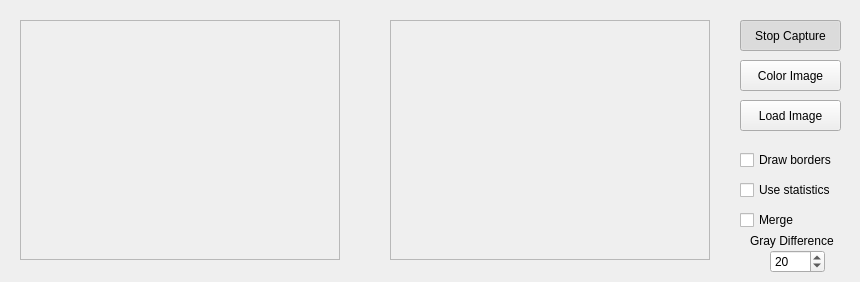
<?xml version="1.0" encoding="UTF-8"?>
<ui version="4.0">
 <class>MainWindow</class>
 <widget class="QWidget" name="MainWindow">
  <property name="geometry">
   <rect>
    <x>0</x>
    <y>0</y>
    <width>860</width>
    <height>282</height>
   </rect>
  </property>
  <property name="windowTitle">
   <string>Proyecto de Visión Artificial</string>
  </property>
  <widget class="QFrame" name="imageFrameS">
   <property name="geometry">
    <rect>
     <x>20</x>
     <y>20</y>
     <width>320</width>
     <height>240</height>
    </rect>
   </property>
   <property name="frameShape">
    <enum>QFrame::StyledPanel</enum>
   </property>
   <property name="frameShadow">
    <enum>QFrame::Raised</enum>
   </property>
  </widget>
  <widget class="QFrame" name="imageFrameD">
   <property name="geometry">
    <rect>
     <x>390</x>
     <y>20</y>
     <width>320</width>
     <height>240</height>
    </rect>
   </property>
   <property name="frameShape">
    <enum>QFrame::StyledPanel</enum>
   </property>
   <property name="frameShadow">
    <enum>QFrame::Raised</enum>
   </property>
  </widget>
  <widget class="QPushButton" name="captureButton">
   <property name="geometry">
    <rect>
     <x>740</x>
     <y>20</y>
     <width>101</width>
     <height>31</height>
    </rect>
   </property>
   <property name="text">
    <string>Stop Capture</string>
   </property>
   <property name="checkable">
    <bool>true</bool>
   </property>
   <property name="checked">
    <bool>true</bool>
   </property>
  </widget>
  <widget class="QPushButton" name="colorButton">
   <property name="geometry">
    <rect>
     <x>740</x>
     <y>60</y>
     <width>101</width>
     <height>31</height>
    </rect>
   </property>
   <property name="text">
    <string>Color Image</string>
   </property>
   <property name="checkable">
    <bool>true</bool>
   </property>
   <property name="checked">
    <bool>false</bool>
   </property>
  </widget>
  <widget class="QPushButton" name="loadButton">
   <property name="geometry">
    <rect>
     <x>740</x>
     <y>100</y>
     <width>101</width>
     <height>31</height>
    </rect>
   </property>
   <property name="text">
    <string>Load Image</string>
   </property>
   <property name="checkable">
    <bool>true</bool>
   </property>
   <property name="checked">
    <bool>false</bool>
   </property>
  </widget>
  <widget class="QCheckBox" name="drawBorderCheck">
   <property name="geometry">
    <rect>
     <x>740</x>
     <y>150</y>
     <width>111</width>
     <height>20</height>
    </rect>
   </property>
   <property name="text">
    <string>Draw borders</string>
   </property>
  </widget>
  <widget class="QCheckBox" name="statisticsCheck">
   <property name="geometry">
    <rect>
     <x>740</x>
     <y>180</y>
     <width>111</width>
     <height>20</height>
    </rect>
   </property>
   <property name="text">
    <string>Use statistics</string>
   </property>
  </widget>
  <widget class="QCheckBox" name="mergeCheck">
   <property name="geometry">
    <rect>
     <x>740</x>
     <y>210</y>
     <width>111</width>
     <height>20</height>
    </rect>
   </property>
   <property name="text">
    <string>Merge</string>
   </property>
  </widget>
  <widget class="QSpinBox" name="grayDifferenceBox">
   <property name="geometry">
    <rect>
     <x>770</x>
     <y>250</y>
     <width>55</width>
     <height>23</height>
    </rect>
   </property>
   <property name="maximum">
    <number>255</number>
   </property>
   <property name="value">
    <number>20</number>
   </property>
  </widget>
  <widget class="QLabel" name="label">
   <property name="geometry">
    <rect>
     <x>750</x>
     <y>220</y>
     <width>101</width>
     <height>41</height>
    </rect>
   </property>
   <property name="text">
    <string>Gray Difference</string>
   </property>
  </widget>
 </widget>
 <resources/>
 <connections/>
</ui>
